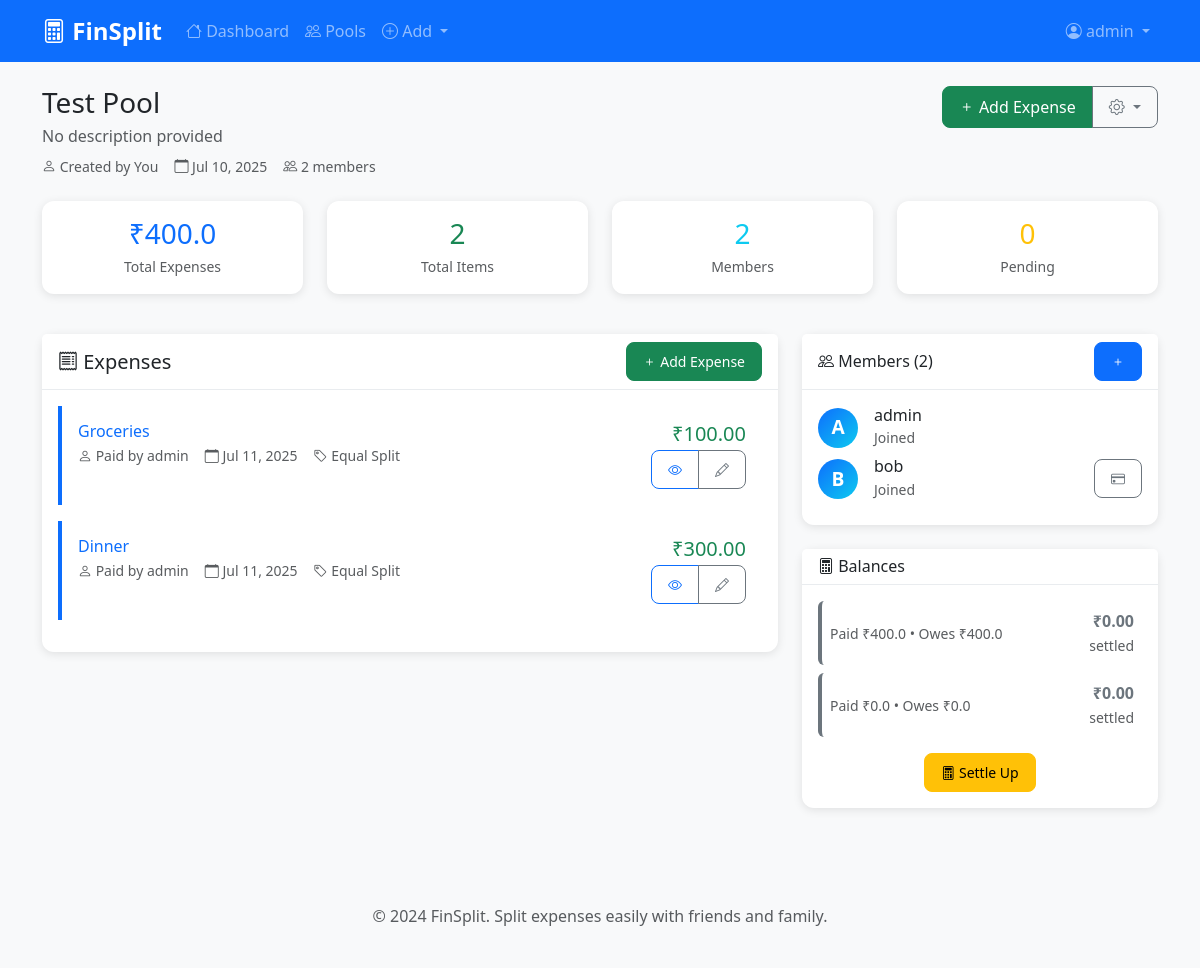
The page /pools/3/ (signed in) on the database its author committed.
### core/models.py (models this page shows, shortened)
class Pool(models.Model):
    name = models.CharField(max_length=100, help_text='Name of the expense pool')
    description = models.TextField(blank=True, help_text='Description of the pool')
    created_by = models.ForeignKey(User, on_delete=models.CASCADE, related_name='created_pools')
    members = models.ManyToManyField(User, through='Member', related_name='pools')
    is_active = models.BooleanField(default=True)
    created_at = models.DateTimeField(auto_now_add=True)
    updated_at = models.DateTimeField(auto_now=True)
    default_split_method = models.CharField(
        max_length=20,
        choices=[
            ('equal', 'Equal Split'),
            ('percentage', 'Percentage Split'),
            ('manual', 'Manual Split'),
        ],
        default='equal'
    )
    def get_total_expenses(self):
        return self.expenses.aggregate(
            total=models.Sum('amount')
        )['total'] or Decimal('0.00')
    def get_member_count(self):
        return self.members.filter(member__is_active=True).count()
    class Meta:
        ordering = ['-created_at']
        verbose_name = "Pool"
        verbose_name_plural = "Pools"

class Expense(models.Model):
    pool = models.ForeignKey(Pool, on_delete=models.CASCADE, related_name='expenses')
    title = models.CharField(max_length=200, help_text='What was this expense for?')
    description = models.TextField(blank=True)
    amount = models.DecimalField(
        max_digits=10,
        decimal_places=2,
        validators=[MinValueValidator(Decimal('0.01'))]
    )
    paid_by = models.ForeignKey(User, on_delete=models.CASCADE, related_name='paid_expenses')
    created_by = models.ForeignKey(User, on_delete=models.CASCADE, related_name='created_expenses')
    expense_date = models.DateTimeField(default=timezone.now)
    created_at = models.DateTimeField(auto_now_add=True)
    updated_at = models.DateTimeField(auto_now=True)
    split_method = models.CharField(
        max_length=20,
        choices=[
            ('equal', 'Equal Split'),
            ('percentage', 'Percentage Split'),
            ('manual', 'Manual Split'),
        ],
        default='equal'
    )
    receipt_image = models.ImageField(upload_to='receipts/', blank=True, null=True)
    class Meta:
        ordering = ['-expense_date', '-created_at']
        verbose_name = "Expense"
        verbose_name_plural = "Expenses"

### core/views.py (the view)
# urls.py: path('pools/<int:pool_id>/', views.pool_detail, name='pool_detail'),
@login_required
def pool_detail(request, pool_id):
    from .cache_utils import get_cached_pool_balances, get_cached_pool_summary
    pool = get_object_or_404(Pool, id=pool_id, members=request.user)
    expenses = pool.expenses.all()
    paginator = Paginator(expenses, 10)
    page_number = request.GET.get('page')
    expenses_page = paginator.get_page(page_number)
    members = pool.members.filter(member__is_active=True)
    try:
        balances = get_cached_pool_balances(pool_id)
    except:
        balances = pool.get_balances()
    transactions = Transaction.objects.filter(
        pool=pool,
        status='pending'
    )
    try:
        pool_summary = get_cached_pool_summary(pool_id)
        total_expenses = pool_summary['total_expenses'] if pool_summary else pool.get_total_expenses()
    except:
        total_expenses = pool.get_total_expenses()
    context = {
        'pool': pool,
        'expenses_page': expenses_page,
        'members': members,
        'balances': balances,
        'transactions': transactions,
        'total_expenses': total_expenses,
    }
    return render(request, 'core/pool_detail.html', context)

### core/templates/core/pool_detail.html (shortened to what this page needs)
{% extends 'core/base.html' %}
{% block content %}
<div class="row mb-4">
    <div class="col-md-8">
        <h1 class="h3 mb-1">{{ pool.name }}</h1>
        <p class="text-muted mb-2">{{ pool.description|default:"No description provided" }}</p>
        <div class="d-flex gap-3 text-muted small">
            <span><i class="bi bi-person"></i> Created by
                {% if pool.created_by == user %}You{% else %}{{ pool.created_by.username }}{% endif %}
            </span>
            <span><i class="bi bi-calendar"></i> {{ pool.created_at|date:"M d, Y" }}</span>
            <span><i class="bi bi-people"></i> {{ members.count }} members</span>
        </div>
    </div>
    <div class="col-md-4 text-end">
        <div class="btn-group" role="group">
            <a href="{% url 'core:expense_add' pool.id %}" class="btn btn-success">
                <i class="bi bi-plus"></i> Add Expense
            </a>
            <div class="btn-group" role="group">
                <button type="button" class="btn btn-outline-secondary dropdown-toggle" data-bs-toggle="dropdown">
                    <i class="bi bi-gear"></i>
                </button>
            </div>
        </div>
    </div>
</div>
<div class="row mb-4">
    <div class="col-md-3 mb-3">
        <div class="card text-center">
            <div class="card-body">
                <h3 class="text-primary mb-1">₹{{ total_expenses }}</h3>
                <small class="text-muted">Total Expenses</small>
            </div>
        </div>
    </div>
    <div class="col-md-3 mb-3">
        <div class="card text-center">
            <div class="card-body">
                <h3 class="text-success mb-1">{{ expenses_page.paginator.count }}</h3>
                <small class="text-muted">Total Items</small>
            </div>
        </div>
    </div>
    <div class="col-md-3 mb-3">
        <div class="card text-center">
            <div class="card-body">
                <h3 class="text-info mb-1">{{ members.count }}</h3>
                <small class="text-muted">Members</small>
            </div>
        </div>
    </div>
    <div class="col-md-3 mb-3">
        <div class="card text-center">
            <div class="card-body">
                <h3 class="text-warning mb-1">{{ transactions.count }}</h3>
                <small class="text-muted">Pending</small>
            </div>
        </div>
    </div>
</div>
<div class="row">
    <div class="col-lg-8 mb-4">
        <div class="card">
            <div class="card-header d-flex justify-content-between align-items-center">
                <h5 class="mb-0">
                    <i class="bi bi-receipt"></i> Expenses
                </h5>
                <a href="{% url 'core:expense_add' pool.id %}" class="btn btn-success btn-sm">
                    <i class="bi bi-plus"></i> Add Expense
                </a>
            </div>
            <div class="card-body">
                {% if expenses_page %}
                    {% for expense in expenses_page %}
                    <div class="expense-item mb-3">
                        <div class="d-flex justify-content-between align-items-start">
                            <div class="flex-grow-1">
                                <h6 class="mb-1">
                                    <a href="{% url 'core:expense_detail' expense.id %}" class="text-decoration-none">
                                        {{ expense.title }}
                                    </a>
                                </h6>
                                <div class="d-flex gap-3 text-muted small">
                                    <span><i class="bi bi-person"></i> Paid by {{ expense.paid_by.username }}</span>
                                    <span><i class="bi bi-calendar"></i> {{ expense.expense_date|date:"M d, Y" }}</span>
                                    <span><i class="bi bi-tag"></i> {{ expense.get_split_method_display }}</span>
                                </div>
                            </div>
                            <div class="text-end">
                                <h5 class="text-success mb-1">₹{{ expense.amount }}</h5>
                                <div class="btn-group btn-group-sm">
                                    <a href="{% url 'core:expense_detail' expense.id %}" class="btn btn-outline-primary btn-sm">
                                        <i class="bi bi-eye"></i>
                                    </a>
                                    {% if expense.created_by == user %}
                                    <a href="{% url 'core:expense_edit' expense.id %}" class="btn btn-outline-secondary btn-sm">
                                        <i class="bi bi-pencil"></i>
                                    </a>
                                    {% endif %}
                                </div>
                            </div>
                        </div>
                    </div>
                    {% endfor %}
                {% endif %}
            </div>
        </div>
    </div>
    <div class="col-lg-4">
        <div class="card mb-4">
            <div class="card-header d-flex justify-content-between align-items-center">
                <h6 class="mb-0">
                    <i class="bi bi-people"></i> Members ({{ members.count }})
                </h6>
                <a href="{% url 'core:member_add' pool.id %}" class="btn btn-primary btn-sm">
                    <i class="bi bi-plus"></i>
                </a>
            </div>
            <div class="card-body">
                {% for member in members %}
                <div class="d-flex align-items-center mb-2">
                    <div class="member-avatar me-3">
                        {{ member.username|first|upper }}
                    </div>
                    <div class="flex-grow-1">
                        <h6 class="mb-0">{{ member.username }}</h6>
                        <small class="text-muted">
                            Joined {{ member.member.joined_at|date:"M d" }}
                        </small>
                    </div>
                    {% if member.profile.upi_id %}
                    <button class="btn btn-outline-secondary btn-sm" onclick="copyUPIId('{{ member.profile.upi_id }}')">
                        <i class="bi bi-credit-card"></i>
                    </button>
                    {% endif %}
                </div>
                {% endfor %}
            </div>
        </div>
        <div class="card mb-4">
            <div class="card-header">
                <h6 class="mb-0">
                    <i class="bi bi-calculator"></i> Balances
                </h6>
            </div>
            <div class="card-body">
                {% for user_id, balance in balances.items %}
                <div class="d-flex justify-content-between align-items-center mb-2 p-2 rounded
                    {% if balance.balance > 0 %}balance-positive{% elif balance.balance < 0 %}balance-negative{% else %}balance-zero{% endif %}">
                    <div>
                        <small class="text-muted">
                            Paid ₹{{ balance.paid }} • Owes ₹{{ balance.owes }}
                        </small>
                    </div>
                    <div class="text-end">
                        {% if balance.balance > 0 %}
                            <span class="fw-bold text-success">+₹{{ balance.balance }}</span>
                            <br><small class="text-muted">gets back</small>
                        {% elif balance.balance < 0 %}
                            <span class="fw-bold text-danger">-₹{{ balance.balance|floatformat:2 }}</span>
                            <br><small class="text-muted">owes</small>
                        {% else %}
                            <span class="fw-bold text-secondary">₹0.00</span>
                            <br><small class="text-muted">settled</small>
                        {% endif %}
                    </div>
                </div>
                {% endfor %}
                {% if balances %}
                <div class="text-center mt-3">
                    <a href="{% url 'core:pool_settle' pool.id %}" class="btn btn-warning btn-sm">
                        <i class="bi bi-calculator"></i> Settle Up
                    </a>
                </div>
                {% endif %}
            </div>
        </div>
    </div>
</div>
{% endblock %}

### core/templates/core/base.html (shortened to what this page needs)
<!DOCTYPE html>
<html lang="en">
<head>
    <link href="https://cdn.jsdelivr.net/npm/bootstrap@5.3.0/dist/css/bootstrap.min.css" rel="stylesheet">
    <link href="https://cdn.jsdelivr.net/npm/bootstrap-icons@1.10.0/font/bootstrap-icons.css" rel="stylesheet">
    {% load static %}
    <link rel="stylesheet" href="{% static 'core/css/style.css' %}">
</head>
<body>
    <nav class="navbar navbar-expand-lg navbar-dark bg-primary">
        <div class="container">
            <a class="navbar-brand fw-bold" href="{% url 'core:home' %}">
                <i class="bi bi-calculator"></i> FinSplit
            </a>
            <div class="collapse navbar-collapse" id="navbarNav">
                {% if user.is_authenticated %}
                <ul class="navbar-nav me-auto">
                    <li class="nav-item">
                        <a class="nav-link" href="{% url 'core:dashboard' %}">
                            <i class="bi bi-house"></i> Dashboard
                        </a>
                    </li>
                    <li class="nav-item">
                        <a class="nav-link" href="{% url 'core:pool_list' %}">
                            <i class="bi bi-people"></i> Pools
                        </a>
                    </li>
                    <li class="nav-item dropdown">
                        <a class="nav-link dropdown-toggle" href="#" role="button" data-bs-toggle="dropdown">
                            <i class="bi bi-plus-circle"></i> Add
                        </a>
                    </li>
                </ul>
                <ul class="navbar-nav">
                    <li class="nav-item dropdown">
                        <a class="nav-link dropdown-toggle" href="#" role="button" data-bs-toggle="dropdown">
                            <i class="bi bi-person-circle"></i> {{ user.username }}
                        </a>
                    </li>
                </ul>
                {% endif %}
            </div>
        </div>
    </nav>
    <main class="container my-4">
        {% block content %}{% endblock %}
    </main>
    <footer class="bg-light text-center text-muted py-4 mt-5">
        <div class="container">
            <p>&copy; 2024 FinSplit. Split expenses easily with friends and family.</p>
        </div>
    </footer>
    {% load static %}
</body>
</html>

### rows shown on the page
Pool: name "Test Pool", description "No description provided", created_at "Jul 10, 2025"
Expense: title "Groceries", paid_by.username "admin", expense_date "Jul 11, 2025", split_method "Equal Split", amount "100.00"
Expense: title "Dinner", paid_by.username "admin", expense_date "Jul 11, 2025", split_method "Equal Split", amount "300.00"

### other values the page prints
{{ user.username }} "admin"
{{ members.count }} "2"
{{ total_expenses }} "400.0"
{{ expenses_page.paginator.count }} "2"
{{ transactions.count }} "0"
{{ member.username|first|upper }} "A"
{{ member.username }} "admin"
{{ member.username|first|upper }} "B"
{{ member.username }} "bob"
{{ balance.paid }} "400.0" "0.0"
{{ balance.owes }} "400.0" "0.0"
